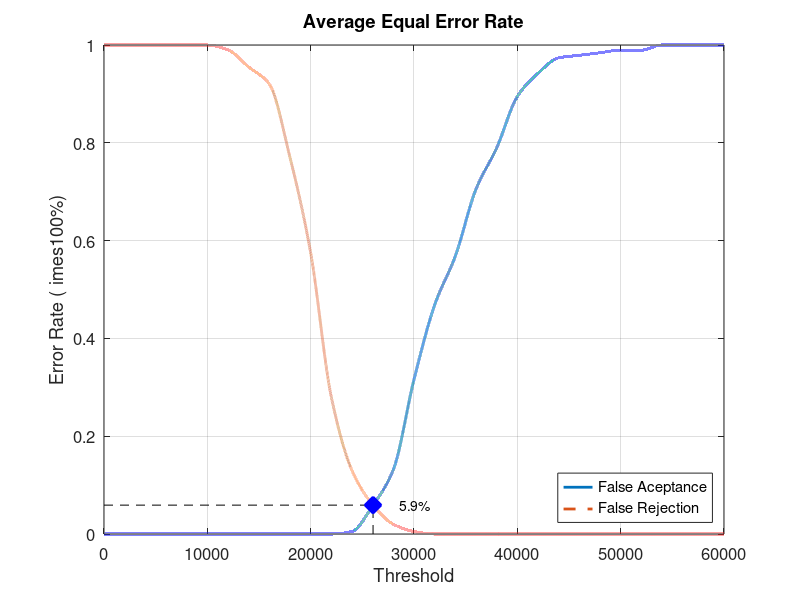
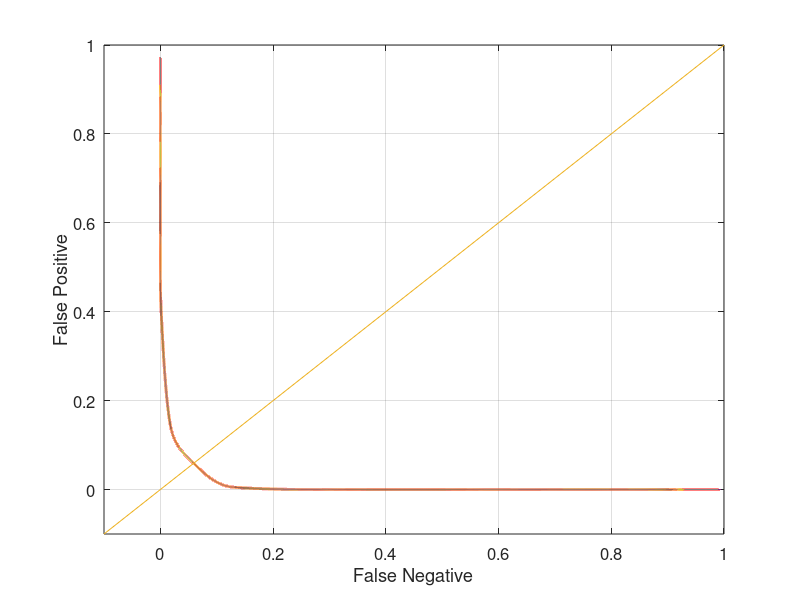

Recreate these plots in MATLAB, in order.
close all;
clear;
clc;
x = 0:2000:60000;
xq = 0:0.5:60000;

y0 = [0 0 0 0 0 0 0 0 0 0 0 0 0.00526316 0.0578947 0.131579 0.315789 0.468421 0.568421 0.705263 0.789474 0.894737 0.942105 0.973684 0.978947 0.984211 0.989474 0.989474 1 1 1 1]
yy0 = interp1(x, y0, xq, 'pchip');
y1 = [1 1 1 1 1 1 0.99 0.955 0.92 0.77 0.575 0.28 0.13 0.06 0.02 0.005 0 0 0 0 0 0 0 0 0 0 0 0 0 0 0]
yy1 = interp1(x, y1, xq, 'pchip');

% Calculating EER: 
y2 = abs(y0 - y1);
find(y2 == min(y2))
yy2 = abs(yy0 - yy1);
xEER = find(yy2 == min(yy2));
xEERIndex = xq(xEER) % X-axis EER
yEER = yy0(xEER) % Y-axis EER

main = figure
plot(xq, yy0,'-','LineWidth', 2);	hold on
plot(xq, yy1,'--','LineWidth', 2);	hold on
plot([xEERIndex xEERIndex], [0 yEER], 'k--');	hold on
plot([0 xEERIndex], [yEER yEER], 'k--');	hold on
plot(xEERIndex, yEER, 'bx', 'LineWidth', 10);	hold on
text(xEERIndex + 10 * xEERIndex / 100, yEER, [num2str(round((10000 * yEER)) / 100) '%'])
legend('False Aceptance', 'False Rejection', 'Location', 'SouthEast')
xlabel('Threshold')
ylabel('Error Rate (	imes100%)')
title('Average Equal Error Rate')
set(gca, 'FontSize', 12)
axis([0 60000 0 1])
grid on

print(main, 'Database5_4Main', '-dpng');
FNRxFPR = figure('Color', [1 1 1]);
plot(yy1, yy0, '-', yy1, yy0, 'LineWidth', 2);
hold on
y = -0.1:0.1:1
plot(y, y); 
set(gca, 'FontSize', 12)
xlabel('False Negative')
ylabel('False Positive')
axis([-0.1 1 -0.1 1])
set(gca, 'FontSize', 12)
grid on

print(FNRxFPR, 'Database5_4FNRxFPR','-dpng');
